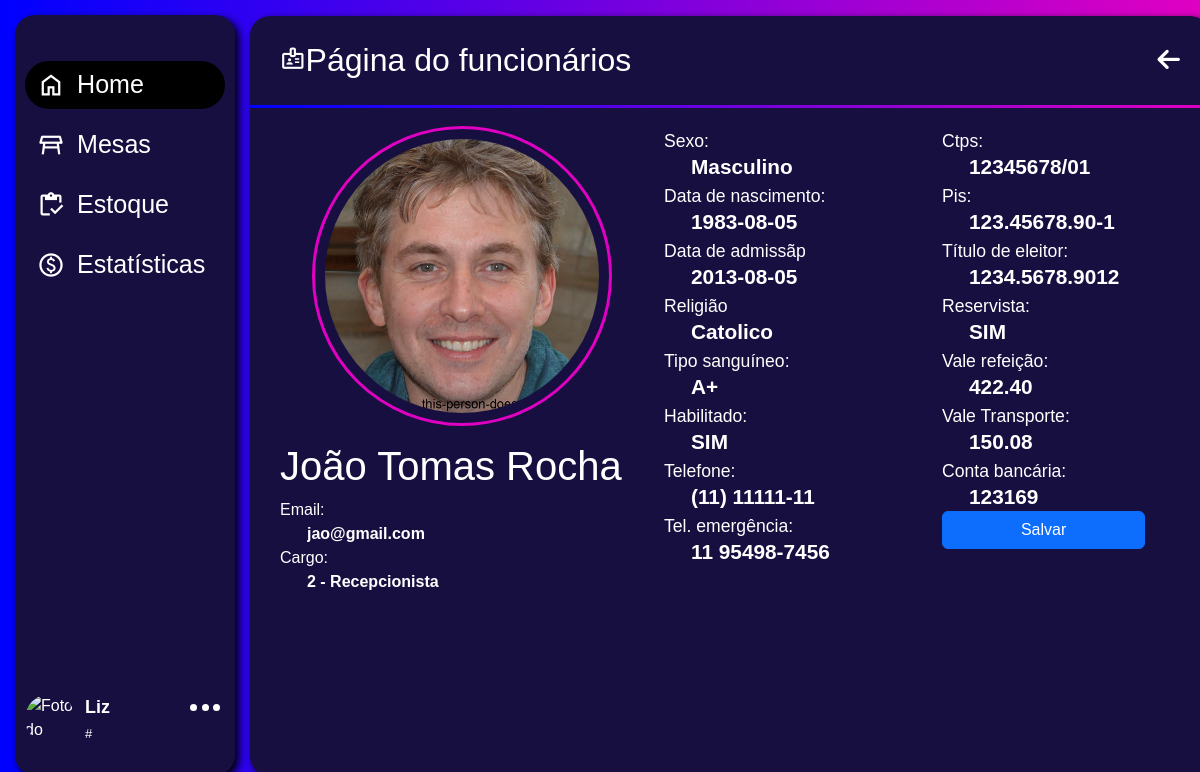
Before: /Desktop/ADM/app/pagina-inicial/controle-de-funcionarios/editar-funcionario/editar-funcionario.php?id_func=12321 (signed in) with the older database file.
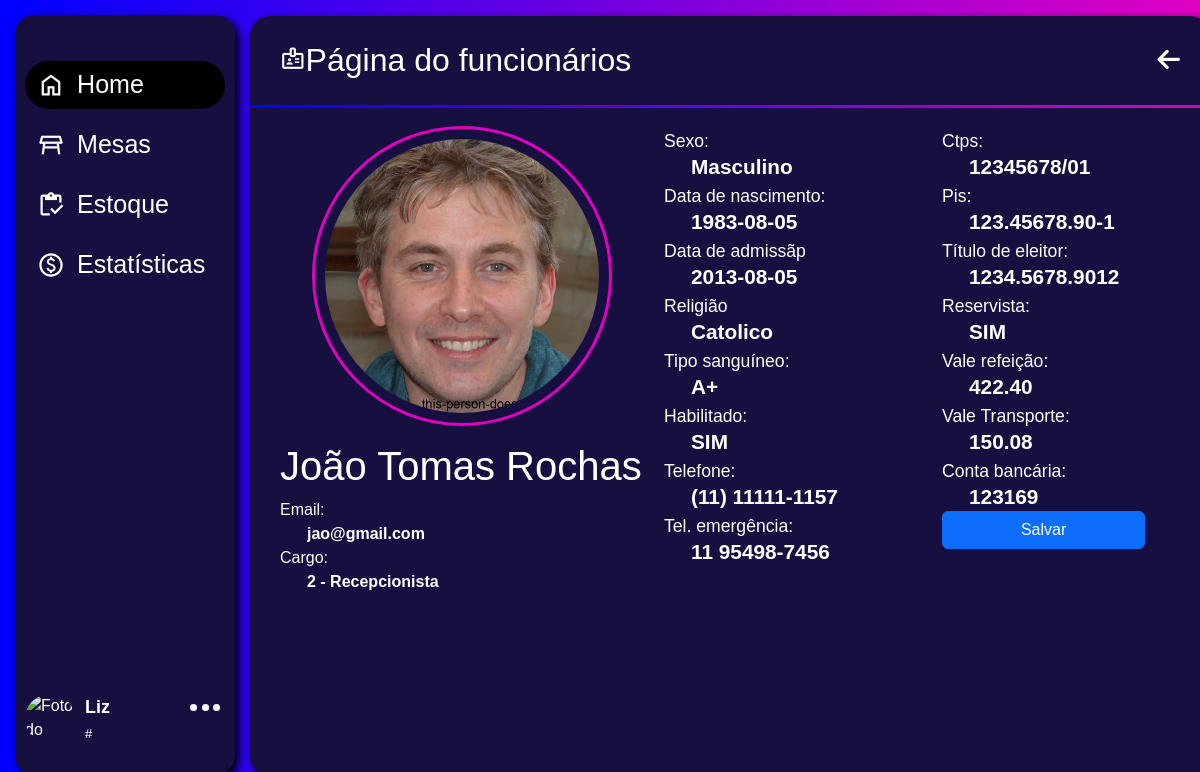
After: the same page with the newer database file.
### tables this page shows
CREATE TABLE `funcionarios` (
  `id_func` int(11) NOT NULL,
  `id_tipo` int(11) NOT NULL,
  `nome` varchar(255) NOT NULL,
  `cpf_func` char(14) NOT NULL,
  `dta_nasc` date NOT NULL,
  `sexo` varchar(10) NOT NULL,
  `dta_admissao` date NOT NULL,
  `dta_demissao` date DEFAULT NULL,
  `religiao` varchar(50) DEFAULT NULL,
  `tipo_sanguineo` varchar(3) NOT NULL,
  `tel` char(15) NOT NULL,
  `tel_emergencia` char(15) NOT NULL,
  `ctps` char(14) DEFAULT NULL,
  `pis` char(14) DEFAULT NULL,
  `tit_eleitor` char(16) NOT NULL,
  `reservista` char(3) DEFAULT NULL,
  `vr` float(10,2) DEFAULT NULL,
  `vt` float(10,2) DEFAULT NULL,
  `comissao` float(10,2) NOT NULL,
  `conta_bancaria` varchar(50) NOT NULL,
  `habilitado` varchar(10) DEFAULT NULL,
  `email_adm` varchar(100) NOT NULL,
  `senha_adm` varchar(100) NOT NULL,
  `avatar` varchar(50) DEFAULT NULL
);

CREATE TABLE `tipo` (
  `id_tipo` int(11) NOT NULL,
  `cargo` varchar(50) NOT NULL,
  `sal_hora` float(10,2) NOT NULL,
  `carga_horaria` float(10,2) NOT NULL,
  `salario` float(10,2) NOT NULL
);

### Desktop/ADM/app/pagina-inicial/controle-de-funcionarios/editar-funcionario/editar-funcionario.php (the view, shortened to what the changed rows need)
<?php
include_once(__DIR__ . '/../../../../PHP/conn.php');
if ((!isset($_SESSION['email']) == true) and (!isset($_SESSION['senha'])) == true) {
    unset($_SESSION['email']);
    unset($_SESSION['senha']);
    header('location: ../../../../index.html');
} else {
    if (!empty($_GET['id_func'])) {
        $id = $_GET['id_func'];
        $sqlc = "SELECT * FROM funcionarios WHERE id_func = '$id'";
        $resultado = $sql->query($sqlc);
        if($resultado->num_rows > 0){
            while($user_dados = mysqli_fetch_assoc($resultado)){
                $sexo = $user_dados['sexo'];
                $dta_nasc = $user_dados['dta_nasc'];
                $dta_admi = $user_dados['dta_admissao'];
                $religiao = $user_dados['religiao'];
                $tipo_sanguineo = $user_dados['tipo_sanguineo'];
                $habilitado = $user_dados['habilitado'];
                $tel = $user_dados['tel'];
                $tel_emer = $user_dados['tel_emergencia'];
                $ctps = $user_dados['ctps'];
                $pis = $user_dados['pis'];
                $tit_eleitor = $user_dados['tit_eleitor'];
                $reservista = $user_dados['reservista'];
                $vr = $user_dados['vr'];
                $vt = $user_dados['vt'];
                $conta_banc = $user_dados['conta_bancaria'];
                $id_tipo = $user_dados['id_tipo'];
                $nome = $user_dados['nome'];
                $email_adm = $user_dados['email_adm'];
                $avatar_func = $user_dados['avatar'];
                $avatar_f = '../../../../../imgbd/' . $avatar_func;
                $edit_cargo = $sql->query("SELECT cargo FROM tipo WHERE id_tipo = $id_tipo");
                if ($edit_cargo->num_rows > 0) {
                    $cargo = $edit_cargo->fetch_assoc()['cargo'];
                } else {
                    $cargo = "Cargo não encontrado";
                }
            }
        }
        else{
            header('');
        }
    }
}
?>
<!DOCTYPE html>
<html lang="pt-br">
<head>
    <link href="https://cdn.jsdelivr.net/npm/bootstrap@5.3.0-alpha3/dist/css/bootstrap.min.css" rel="stylesheet">
    <link rel="stylesheet" href="../../../../assets/css/menu.css">
    <link rel="stylesheet" href="../../../../assets/css/paginaInicial/edit-func.css">
</head>
<body>
    <div class="fundo">
        <main class="main">
            <div class="mainArea">
                <div class="container">
                    <div class="row">
                        <div class="col-5">
                            <div class="card" style="width: 18rem;">
                                <img src="<?php echo $avatar_f; ?>" class="card-img-top" alt="...">
                                <div class="card-body">
                                    <h1 class="card-title"><?php echo $nome;?></h1>
                                    <div>
                                        <span>Email:</span>
                                        <input type="text" class="res card-text importantInfo" value="<?php echo $email_adm;?>">
                                        <span>Cargo:</span>
                                        <input type="text" class="res card-text importantInfo" value="<?php echo $id_tipo . ' ' . '-' . ' ' . $cargo;?>">
                                    </div>
                                </div>
                            </div>
                        </div>
                        <div class="col-7 informacoes">
                            <form action="../../../../PHP/att_info_adm.php" method="POST">
                                <div class="row">
                                    <div class="col-6">
                                        <p class="perg">Sexo:</p>
                                        <input type="text" class="res" name="sexo" value="<?php echo $sexo;?>">
                                        <p class="perg">Data de nascimento:</p>
                                        <input type="text" class="res" name="dta_nasc" value="<?php echo $dta_nasc;?>">
                                        <p class="perg">Data de admissãp</p>
                                        <input type="text" class="res" name="dta_admissao" value="<?php echo $dta_admi;?>">
                                        <p class="perg">Religião</p>
                                        <input type="text" class="res" name="religiao" value="<?php echo $religiao;?>">
                                        <p class="perg">Tipo sanguíneo:</p>
                                        <input type="text" class="res" name="tipo_sanguineo" value="<?php echo $tipo_sanguineo;?>">
                                        <p class="perg">Habilitado:</p>
                                        <input type="text" class="res" name="habilitado" value="<?php echo $habilitado;?>">
                                        <p class="perg">Telefone:</p>
                                        <input type="text" class="res" name="tel" value="<?php echo $tel;?>">
                                        <p class="perg">Tel. emergência:</p>
                                        <input type="text" class="res" name="tel_emergencia" value="<?php echo $tel_emer;?>">
                                    </div>
                                    <div class="col-6">
                                        <p class="perg">Ctps:</p>
                                        <input type="text" class="res" name="ctps" value="<?php echo $ctps;?>">
                                        <p class="perg">Pis:</p>
                                        <input type="text" class="res" name="pis" value="<?php echo $pis;?>">
                                        <p class="perg">Título de eleitor:</p>
                                        <input type="text" class="res" name="tit_eleitor" value="<?php echo $tit_eleitor;?>">
                                        <p class="perg">Reservista:</p>
                                        <input type="text" class="res" name="reservista" value="<?php echo $reservista;?>">
                                        <p class="perg">Vale refeição:</p>
                                        <input type="text" class="res" name="vr" value="<?php echo $vr;?>">
                                        <p class="perg">Vale Transporte:</p>
                                        <input type="text" class="res" name="vt" value="<?php echo $vt;?>">
                                        <p class="perg">Conta bancária:</p>
                                        <input type="text" class="res" name="conta_bancaria" value="<?php echo $conta_banc;?>">
                                        <input type="submit" value="Salvar" name="Salvar" class="btn btn-primary">
                                    </div>
                                </div>
                            </form>
                        </div>
                    </div>
                </div>
            </div>
        </main>
    </div>
</body>
</html>

Changed rows visible on the page:
changed funcionarios "jao@gmail.com": nome "João Tomas Rocha" → "João Tomas Rochas"; tel "(11) 11111-11" → "(11) 11111-1157"
